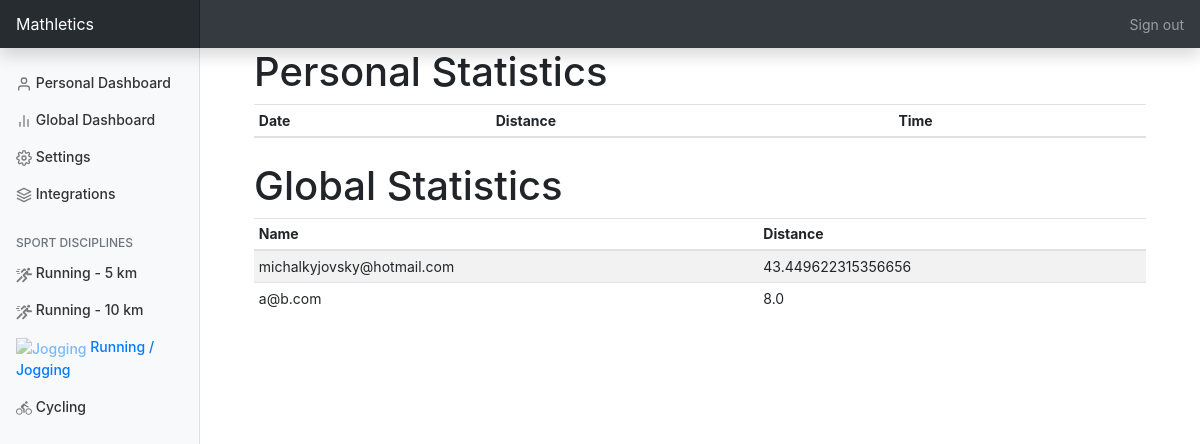
/running_jogging (signed in), run on the app's committed database.
### mast/models.py (models this page shows, shortened)
class User(db.Model, UserMixin):
    id = db.Column(db.Integer, primary_key=True, autoincrement=True)
    email = db.Column(db.String(120), unique=True, nullable=False)
    password = db.Column(db.String(60), nullable=False)
    first_name = db.Column(db.String(20), nullable=False, default='')
    last_name = db.Column(db.String(50), nullable=False, default='')
    display_name = db.Column(db.String(50))
    sex = db.Column(db.Enum(Sex))
    age = db.Column(db.Enum(Age))
    anonymous = db.Column(db.Boolean, nullable=False, default=False)
    type = db.Column(db.Enum(UserType))
    uk_id = db.Column(db.String(10))
    verified = db.Column(db.Boolean, nullable=False, default=False)
    shirt_size = db.Column(db.String(100))
    competing = db.Column(db.Boolean, nullable=False, default=True)
    activities = db.relationship('Activity', backref='user', lazy=True)

### mast/views.py (the view)
@app.route('/running_jogging')
@login_required
def running_jogging():
    session = mast.queries.Queries()
    jogging_global = session.get_top_users_total_distance_on_feet(10)
    jogging_personal = session.get_user_last_activities_on_feet(current_user.id, 10)
    jogging_personal = jogging_personal if jogging_personal else []
    jogging_global = jogging_global if jogging_global else []
    return render_template("running_jogging.html", title="Jogging", jogging_global=jogging_global,
                           jogging_personal=jogging_personal)

### mast/models.py (called while the page is built)
@login_manager.user_loader
def load_user(user_id):
    return db.session.query(User).get(user_id)

### mast/queries.py (called while the page is built)
    def _get_user_last_activities(self, user_id: int, activity_types: list,  number: int):
        return db.session.query(Activity).\
            filter(Activity.user_id == user_id,
                   func.date(Activity.datetime) >= self.SEASON.start_date,
                   func.date(Activity.datetime) <= self.SEASON.end_date,
                   Activity.type.in_(activity_types)).\
            order_by(Activity.datetime.desc()).\
            limit(number).\
            all()

    def get_user_last_activities_on_feet(self, user_id: int,  number: int):
        return self._get_user_last_activities(user_id, [ActivityType.Run, ActivityType.Walk], number)

    def _get_top_users_total_distance(self, number: int, activity_types: list):
        subquery = db.session.query(Activity.user_id.label('user_id'),
                                    func.sum(Activity.distance).label('total_distance')).\
            filter(func.date(Activity.datetime) >= self.SEASON.start_date,
                   func.date(Activity.datetime) <= self.SEASON.end_date,
                   Activity.type.in_(activity_types)).\
            group_by(Activity.user_id).\
            subquery(with_labels=True)
        return db.session.query(User, subquery.c.total_distance).\
            select_from(User).\
            join(subquery, User.id == subquery.c.user_id).\
            filter(User.competing).\
            order_by(subquery.c.total_distance.desc()).\
            limit(number).\
            all()

    def get_top_users_total_distance_on_feet(self, number: int):
        return self._get_top_users_total_distance(number, [ActivityType.Run, ActivityType.Walk])

### mast/templates/running_jogging.html (shortened to what this page needs)
{% extends "main_layout_template.html" %}
{% block content_page %}
   <div class="container mb-4">
        <div class="row-fluid">
            <div class="col-sm mb-4">
                <h1>Personal Statistics</h1>
                <table id="personalStats" class="display table table-striped table-sm">
                    <thead>
                    <tr>
                        <th>Date</th>
                        <th>Distance</th>
                        <th>Time</th>
                    </tr>
                    </thead>
                </table>
            </div>
            <div class="col-sm">
                <h1>Global Statistics</h1>
                <table id="personalStats" class="display table table-striped table-sm">
                    <thead>
                    <tr>
                        <th>Name</th>
                        <th>Distance</th>
                    </tr>
                    </thead>
                    <tbody>
                    {% for item in jogging_global %}
                        <tr>
                            <td>{{ item[0]['email'] }}</td>
                            <td>{{ item[1] }}</td>
                        </tr>
                    {% endfor %}
                    </tbody>
                </table>
            </div>
        </div>
    </div>
{% endblock content_page %}

### mast/static/main_layout_template.css (style rules this page uses)
body { font-size: .875rem; }

### data on the page
User: email "michalkyjovsky@hotmail.com", item "43.449622315356656"
User: email "a@b.com", item "8.0"
